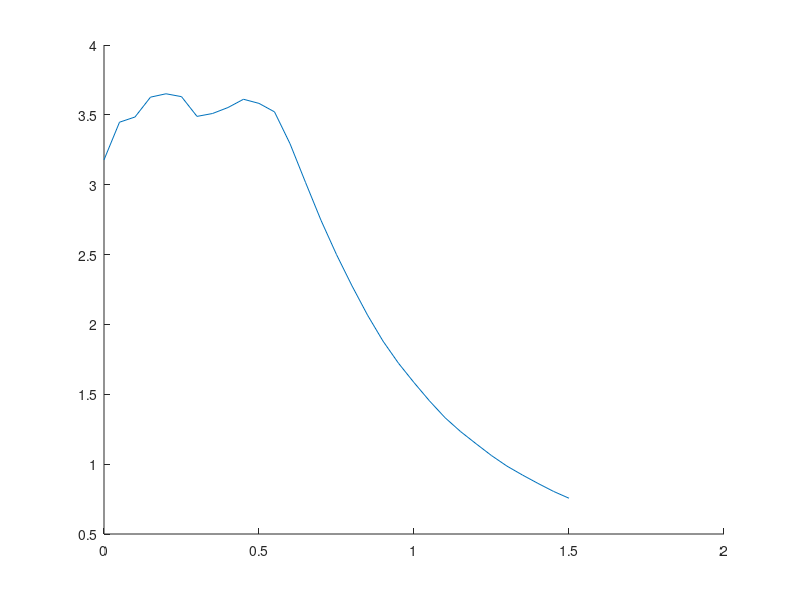

Reproduce this figure in MATLAB.
%20180106
%Compute ZZ OTOC via diagonalizing in fermion picture
%H=-gZ-JXX
%Note here H is not the Hamiltonian, it's defined by the propagator in the
%fermion picture: U=e^(iHt). H here is twice the Hamiltonian.
N_spin=10;
J=1;
%t=0.16*12;

rho0=diag([ones(1,N_spin),-ones(1,N_spin)]);
rho0=rho0/(2*N_spin)^0.25;

tlist=10:0.2:40;
glist=0:0.1:3;

OTOC=zeros(length(glist),length(tlist));
TPC=zeros(length(glist),length(tlist));

row=1;
for g=glist
    H11=diag(ones(1,N_spin-1),1);
    %H11(1,N_spin)=-1;
    H12=H11-transpose(H11);
    %H12(1,N_spin)=1;
    %H12(N_spin,1)=-1;
    H11=H11+transpose(H11);
    H=-J/2*[H11,H12; % XX
        -H12,-H11];
%     H=-J*[H11,zeros(N_spin); % XX+YY
%         zeros(N_spin),H11];
    H=H+g*diag([-ones(1,N_spin),ones(1,N_spin)]);
    
    [V,D]=eig(H);
    rhoV=transpose(V)*rho0*V;
    
    col=1;
    for t=tlist
        rhot=V*diag(exp(diag(1i*D*t)))*rhoV*diag(exp(diag(-1i*D*t)))*transpose(V);
        OTOC(row,col)=-trace((rhot*rho0-rho0*rhot)^2);
        TPC(row,col)=trace(rhot*rho0);
        col=col+1;
    end
    row=row+1;
end
% [maxC,temp]=max(OTOC,[],1);
% maxg=glist(temp);
% figure(1)
% hold on
% plot(tlist,maxg)
% figure(2)
% hold on
% plot(tlist,maxC)
figure(2)
hold on
plot(glist/2,2*mean(real(OTOC),2))
% figure(3)
% hold on
% plot(glist/2,2*(real(TPC))
